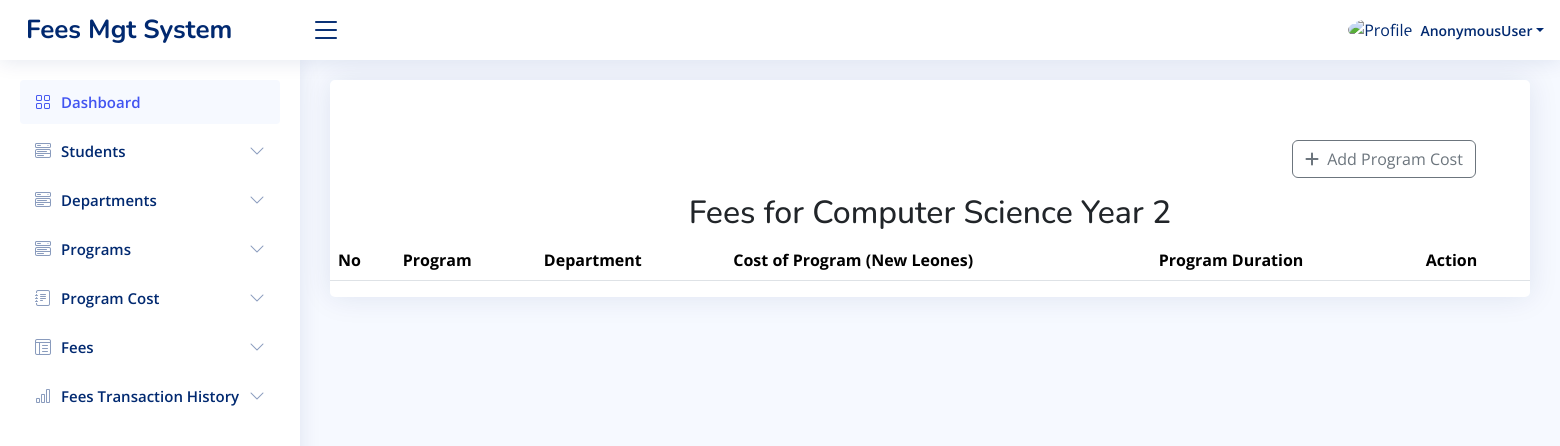
Before: /cs_cost2/ with the older database file.
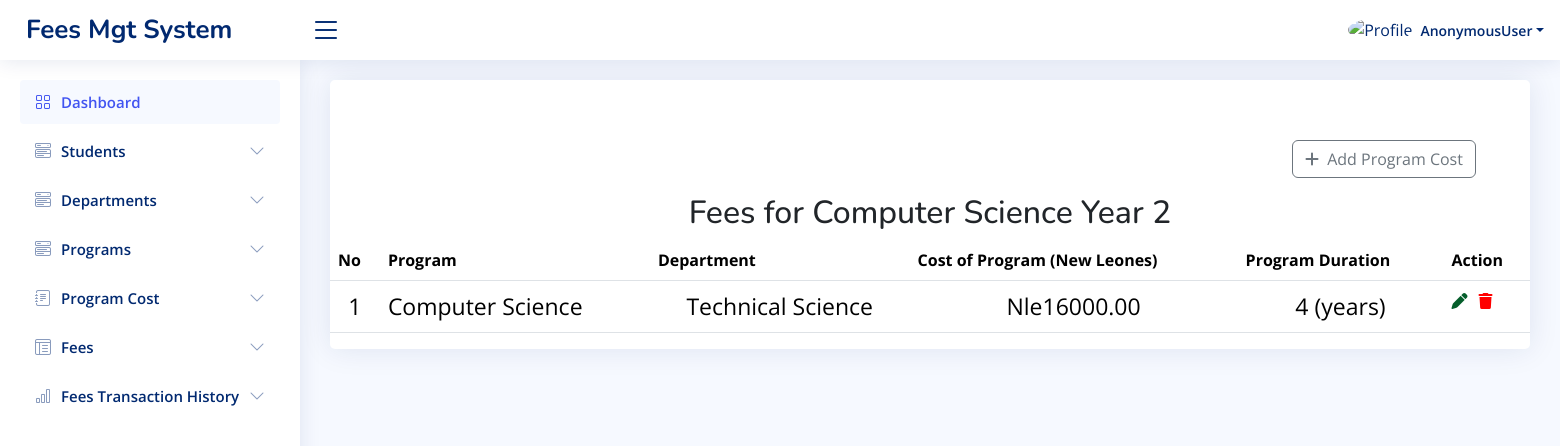
After: the same page with the newer database file.
### app/models.py (models this page shows, shortened)
class CS_Cost2(models.Model):
    program_name = models.CharField(max_length=100,null=True)
    program_duration = models.PositiveIntegerField()
    program_fees = models.DecimalField(max_digits=10, decimal_places=2)
    department = models.ForeignKey(Department, on_delete=models.CASCADE)
    all_program = models.ForeignKey(Programs, on_delete=models.CASCADE)

class Department(models.Model):
    department_name = models.CharField(max_length=100)

### app/views.py (the view, shortened to what this page needs)
# urls.py: path('cs_cost2/', views.cs_cost2, name='cs_cost2'),
def cs_cost2(request):
    programs = CS_Cost2.objects.all()
    departments = Department.objects.all()
    all_programs = Programs.objects.all()  # Fetch all Programs to display in the form dropdown
    return render(request, 'cs_cost2.html', {
        'departments': departments,
        'programs': programs,
        'all_programs': all_programs,  # Send all_programs to the template
    })

### templates/cs_cost2.html (shortened to what the changed rows need)
{% load static %}
<!DOCTYPE html>
<html lang="en">
<head>
    <link href="{% static 'vendor1/bootstrap/css/bootstrap.min.css' %}" rel="stylesheet">
    <link href="{% static 'vendor1/bootstrap-icons/bootstrap-icons.css' %}" rel="stylesheet">
    <link href="{% static 'vendor1/boxicons/css/boxicons.min.css' %}" rel="stylesheet">
    <link href="{% static 'vendor1/quill/quill.snow.css' %}" rel="stylesheet">
    <link href="{% static 'vendor1/quill/quill.bubble.css' %}" rel="stylesheet">
    <link href="{% static 'vendor1/remixicon/remixicon.css' %}" rel="stylesheet">
    <link href="{% static 'vendor1/simple-datatables/style.css' %}" rel="stylesheet">
    <link rel="stylesheet" href="https://cdnjs.cloudflare.com/ajax/libs/font-awesome/6.6.0/css/all.min.css" />
    <link href="{% static 'css1/style.css' %}" rel="stylesheet">
  </head>
<body>
  <main id="main" class="main">
    <section class="section">
      <div class="row">
        <div class="col-lg-12">
          <div class="card">
            <h2 class="text-center mt-3">Fees for Computer Science Year 2</h2>
              <table class="table datatable">
                <thead>
                  <tr>
                    <th>No</th>
                    <th>Program</th>
                    <th>Department</th>
                    <th>Cost of Program (New Leones)</th>
                    <th>Program Duration</th>
                    <th>Action</th>
                  </tr>
                </thead>
                <tbody>
               {% for program in programs %}
                  <tr>
                    <td style="text-align: center; font-size: 23px;">{{forloop.counter}}</td>
                    <td style="font-size: 23px;">{{program.program_name}}</td>
                    <td style="text-align: center; font-size: 23px;">{{program.department.department_name}}</td>
                    <td style="text-align: center; font-size: 23px;">Nle{{program.program_fees}}</td>
                    <td style="text-align: center; font-size: 23px;">{{program.program_duration}} (years)</td>
                    <td>
                      <a href="{% url 'edit_cs_cost2' program.id %}">
                        <i class="fas fa-pen" style="color: rgb(5, 94, 43);"></i>
                      </a>
                      <a href="{% url 'delete_cs_cost2' program.id %}" >
                        <i class="fas fa-trash" style="color: red; margin-left: 7px;"></i>
                    </a>
                    </td>
                  </tr>
                {% endfor %}
                </tbody>
              </table>
            </div>
          </div>
        </div>
    </section>
</body>
</html>

Changed rows visible on the page:
added CS_Cost2: program_name "Computer Science", department.department_name "Technical Science", program_fees "16000.00", program_duration "4"
